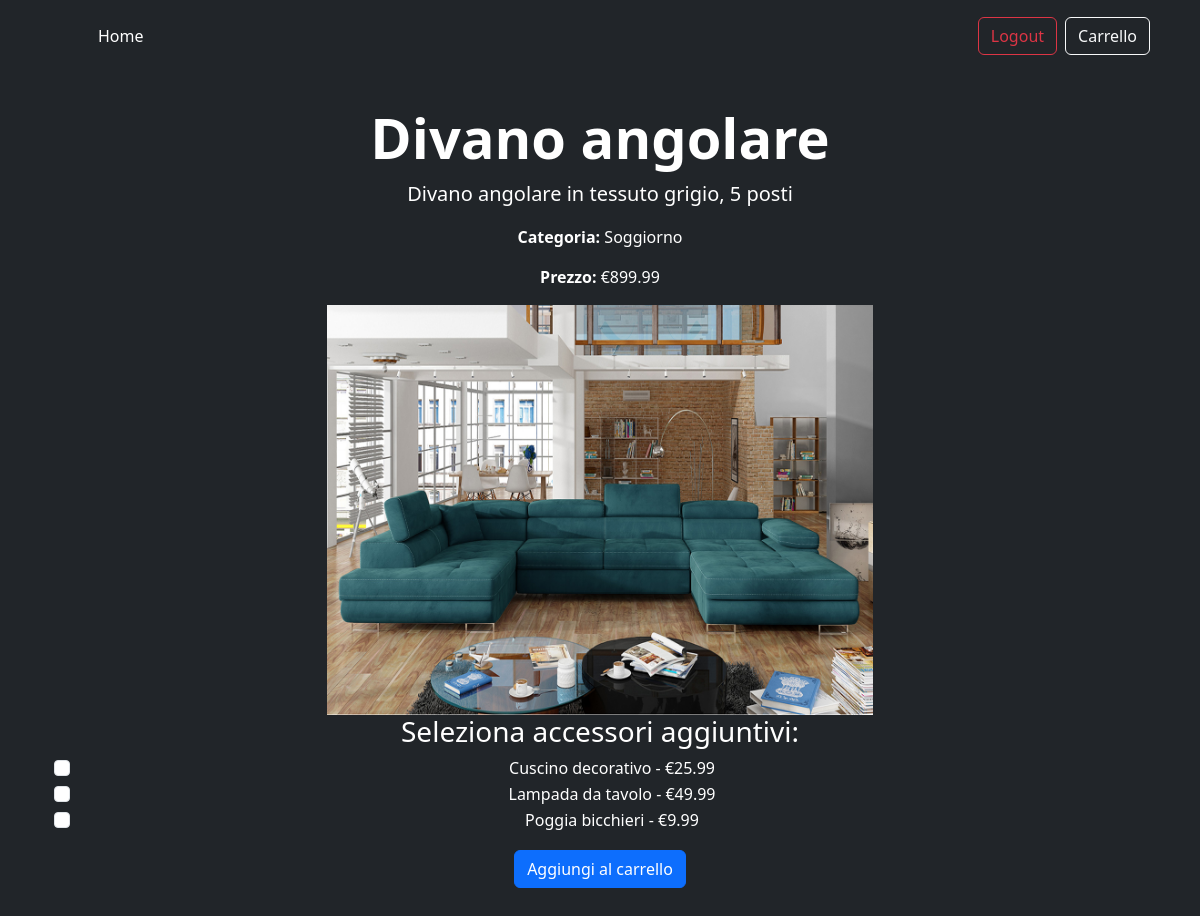
/view/dettaglio_prodotto.php?id=2 (signed in), run on the app's committed database.
### tables this page shows
CREATE TABLE if NOT EXISTS prodotto(
ID INT PRIMARY KEY AUTO_INCREMENT,
nome VARCHAR(255) NOT NULL , 
descrizione VARCHAR(1000),
prezzo FLOAT NOT NULL ,
percorso_immagine VARCHAR(255),
ID_categoria INT,
FOREIGN KEY (ID_categoria) REFERENCES categoria(ID));

CREATE TABLE if NOT EXISTS categoria(
ID INT PRIMARY KEY AUTO_INCREMENT,
nome VARCHAR(255) NOT NULL,
descrizione VARCHAR(1000));

CREATE TABLE if NOT EXISTS accessorio (
ID INT PRIMARY KEY AUTO_INCREMENT,
nome VARCHAR(255) NOT NULL,
descrizione VARCHAR(1000),
prezzo DECIMAL(10, 2) NOT NULL );

### view/dettaglio_prodotto.php (the view, shortened to what this page needs)
<!doctype html>
<html lang="it" data-bs-theme="auto">
<head>
  <link href="../css/product.css" rel="stylesheet">
  <link href="../assets/dist/css/bootstrap.min.css" rel="stylesheet">
</head>
<body>
  <header class="p-3 text-bg-dark">
    <div class="container">
      <div class="d-flex flex-wrap align-items-center justify-content-center justify-content-lg-start">
        <a href="/" class="d-flex align-items-center mb-2 mb-lg-0 text-white text-decoration-none">
          <svg class="bi me-2" width="40" height="32" role="img" aria-label="Bootstrap">
            <use xlink:href="#bootstrap" />
          </svg>
        </a>
        <ul class="nav col-12 col-lg-auto me-lg-auto mb-2 justify-content-center mb-md-0">
          <li><a href="index.php" class="nav-link px-2 text-white">Home</a></li>
        </ul>
        <?php
  if (isset($_SESSION['user_id'])) {
    echo '<a href="logout.php" class="btn btn-outline-danger me-2">Logout</a>';
    echo '<a href="checkout.php" class="btn btn-outline-light me-2">Carrello</a>';
} else {
  echo '<a href="login.php" class="btn btn-outline-light me-2">Login</a>';
    echo '<a href="registrazione.php" class="btn btn-warning">Sign-up</a>';
}
  ?>
</div>
    <main>
      <div class="container py-5">
        <?php
        include "../php/connessione.php";
        $connessione = new mysqli($hostname, $username, $password, "ecommerce");
        $id_prodotto = isset($_GET['id']) ? $_GET['id'] : die('ID Prodotto non specificato.');
        $sql = "SELECT prodotto.ID, prodotto.nome AS nome_prodotto, prodotto.descrizione, prodotto.prezzo, categoria.nome AS nome_categoria, prodotto.percorso_immagine FROM prodotto INNER JOIN categoria ON prodotto.ID_categoria = categoria.ID WHERE prodotto.ID = ?";
        if ($stmt = $connessione->prepare($sql)) {
          $stmt->bind_param("i", $id_prodotto);
          $stmt->execute();
          $result = $stmt->get_result();
          if ($row = $result->fetch_assoc()) {
            echo '<div class="text-center">';
            echo '<h1 class="display-4 fw-bold">' . $row["nome_prodotto"] . '</h1>';
            echo '<p class="lead">' . $row["descrizione"] . '</p>';
            echo '<p><strong>Categoria:</strong> ' . $row["nome_categoria"] . '</p>';
            echo '<p><strong>Prezzo:</strong> €' . $row["prezzo"] . '</p>';
            echo '<img src="../' . $row["percorso_immagine"] . '" class="img-fluid" alt="Immagine Prodotto" style="max-width: 50%; height: auto;">';
            echo '</div>';
          } else {
            echo "Prodotto non trovato.";
          }
          echo '<form action="../php/aggiungi_al_carrello.php" method="POST" class="text-center">';
          echo '<h3>Seleziona accessori aggiuntivi:</h3>';
          $sqlAccessori = "SELECT ID, nome, prezzo FROM accessorio";
          $resultAccessori = $connessione->query($sqlAccessori);
          if ($resultAccessori->num_rows > 0) {
            while ($rowAccessori = $resultAccessori->fetch_assoc()) {
              echo '<div class="form-check">';
              echo '<input class="form-check-input" type="checkbox" name="accessori[]" value="' . $rowAccessori["ID"] . '">';
              echo '<label class="form-check-label">' . $rowAccessori["nome"] . ' - €' . $rowAccessori["prezzo"] . '</label>';
              echo '</div>';
            }
          } else {
            echo "Nessun accessorio disponibile.";
          }
          echo '<button type="submit" class="btn btn-primary mt-3">Aggiungi al carrello</button>';
          echo '</form>';
        } else {
          echo "Errore nella preparazione della query.";
        }
        ?>
      </div>
    </main>
    </div>
</body>
</html>

### css/product.css (style rules this page uses)
.bi { vertical-align: -.125em; fill: currentColor; }
.container { max-width: 960px; }

### data on the page
prodotto: nome "Divano angolare", descrizione "Divano angolare in tessuto grigio, 5 posti", ID_categoria.nome "Soggiorno", prezzo "899.99", percorso_immagine (picture)
accessorio: nome "Cuscino decorativo", prezzo "25.99"
accessorio: nome "Lampada da tavolo", prezzo "49.99"
accessorio: nome "Poggia bicchieri", prezzo "9.99"
